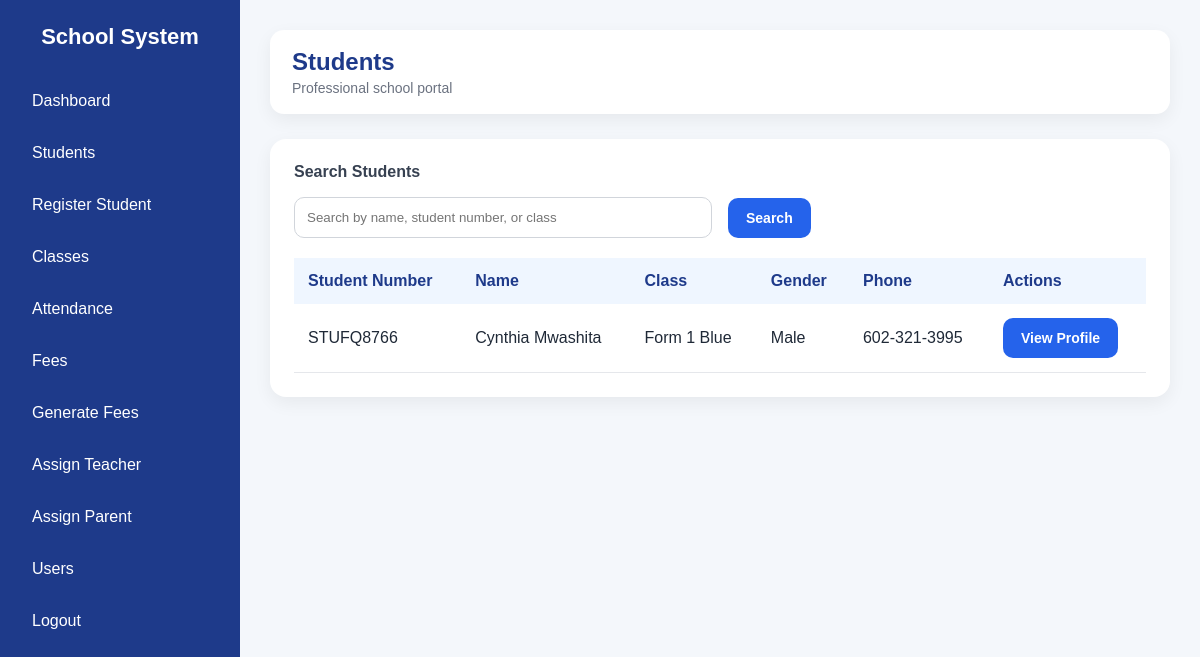
/students, run on the app's committed database.
### tables this page shows
CREATE TABLE students (
    id INTEGER PRIMARY KEY AUTOINCREMENT,
    student_number TEXT UNIQUE,
    first_name TEXT,
    last_name TEXT,
    birthday TEXT,
    gender TEXT,
    enrollment_date TEXT,
    leaving_year TEXT,
    class_name TEXT,
    home_address TEXT,
    mailing_address TEXT,
    student_phone TEXT,
    medical_info TEXT,
    emergency_contact TEXT,
    guardian1_name TEXT,
    guardian1_relationship TEXT,
    guardian1_phone TEXT,
    guardian1_whatsapp TEXT,
    guardian1_email TEXT,
    guardian2_name TEXT,
    guardian2_relationship TEXT,
    guardian2_phone TEXT,
    guardian2_whatsapp TEXT,
    guardian2_email TEXT
);

### app.py (the view)
@app.route("/students")
def students():
    conn = get_db()
    cursor = conn.cursor()
    search = request.args.get("search", "").strip()
    if search:
        student_records = cursor.execute("""
            SELECT *
            FROM students
            WHERE first_name LIKE ? OR last_name LIKE ? OR student_number LIKE ? OR class_name LIKE ?
            ORDER BY id DESC
        """, (f"%{search}%", f"%{search}%", f"%{search}%", f"%{search}%")).fetchall()
    else:
        student_records = cursor.execute("""
            SELECT *
            FROM students
            ORDER BY id DESC
        """).fetchall()
    conn.close()
    return render_template("students.html", student_records=student_records, search=search)

### app.py (called while the page is built)
def get_db():
    conn = sqlite3.connect("school.db")
    conn.row_factory = sqlite3.Row
    return conn

### templates/students.html (shortened to what this page needs)
{% extends "base.html" %}
{% block page_title %}Students{% endblock %}
{% block content %}
<div class="content-card">
    <form method="GET" action="/students" class="mb-20">
        <div class="grid">
            <div>
                <label>Search Students</label>
                <input type="text" name="search" value="{{ search or '' }}" placeholder="Search by name, student number, or class">
            </div>
            <div style="display:flex; align-items:end;">
                <button type="submit" class="btn">Search</button>
            </div>
        </div>
    </form>
    {% if student_records %}
    <table>
       <thead>
    <tr>
        <th>Student Number</th>
        <th>Name</th>
        <th>Class</th>
        <th>Gender</th>
        <th>Phone</th>
        <th>Actions</th>
    </tr>
</thead>
        <tbody>
            {% for student in student_records %}
            <tr>
                <td>{{ student.student_number }}</td>
                <td>{{ student.first_name }} {{ student.last_name }}</td>
                <td>{{ student.class_name }}</td>
                <td>{{ student.gender }}</td>
                <td>{{ student.student_phone }}</td>
                <td>
    <a href="/student/{{ student.id }}" class="btn">View Profile</a>
</td>
            </tr>
            {% endfor %}
        </tbody>
    </table>
    {% else %}
    <div class="empty-box">No students found.</div>
    {% endif %}
</div>
{% endblock %}

### templates/base.html (style rules this page uses)
* { box-sizing: border-box; }
body { margin: 0; font-family: Arial, sans-serif; background: #f4f7fb; color: #1f2937; }
.content-card { background: white; border-radius: 16px; box-shadow: 0 6px 18px rgba(0,0,0,0.06); padding: 24px; }
.btn { display: inline-block; background: #2563eb; color: white; text-decoration: none; padding: 12px 18px; border-radius: 10px; border: none; cursor: pointer; font-size: 14px; font-weight: bold; }
.grid { display: grid; grid-template-columns: repeat(auto-fit, minmax(220px, 1fr)); gap: 16px; }
.mb-20 { margin-bottom: 20px; }
table { width: 100%; border-collapse: collapse; }
th { background: #eff6ff; color: #1e3a8a; text-align: left; padding: 14px; }
td { padding: 14px; border-bottom: 1px solid #e5e7eb; }
input, select, textarea { width: 100%; padding: 12px; border: 1px solid #d1d5db; border-radius: 10px; margin-top: 6px; }
label { font-weight: bold; color: #374151; display: block; margin-bottom: 10px; }

### data on the page
students: student_number "STUFQ8766", first_name "Cynthia", last_name "Mwashita", class_name "Form 1 Blue", gender "Male", student_phone "602-321-3995"
